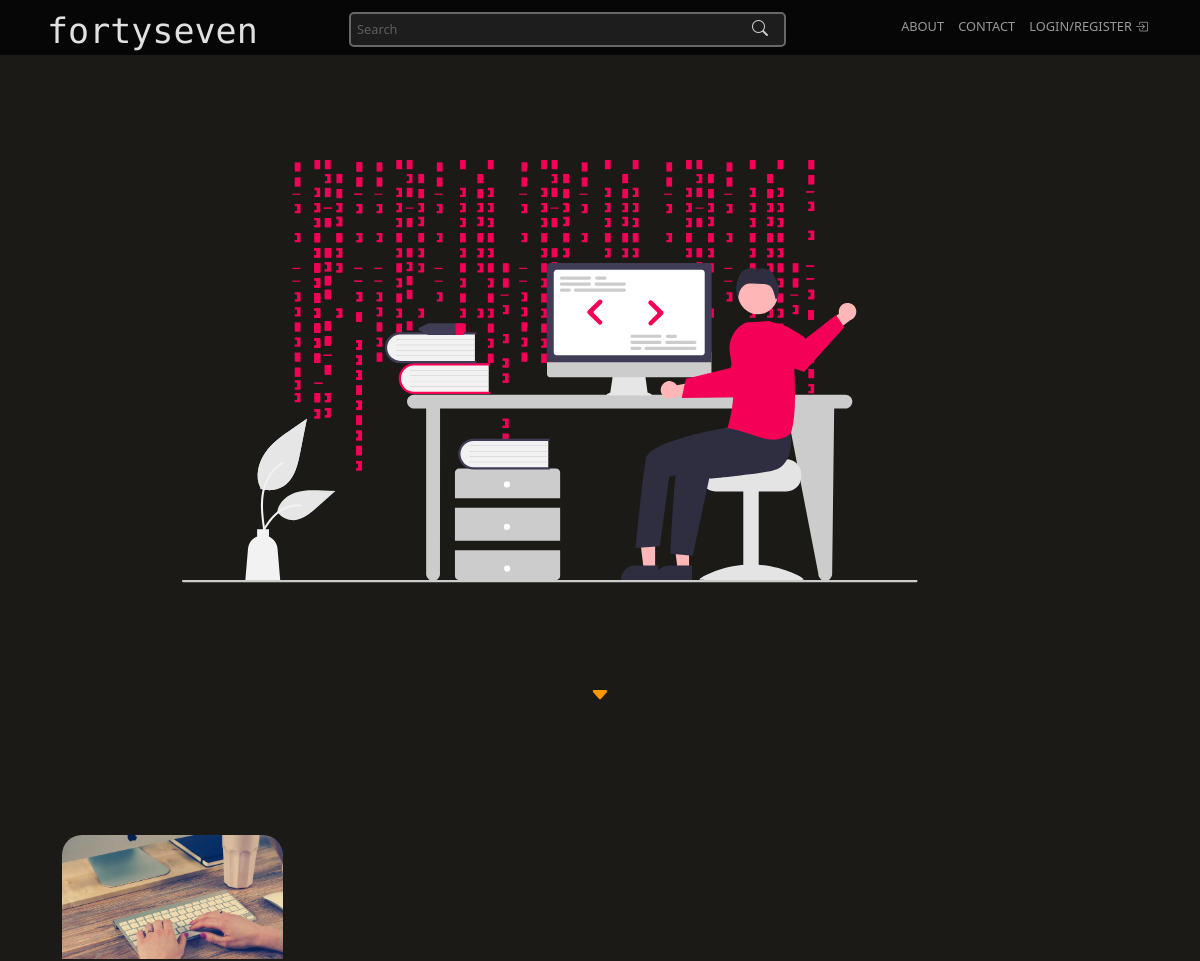
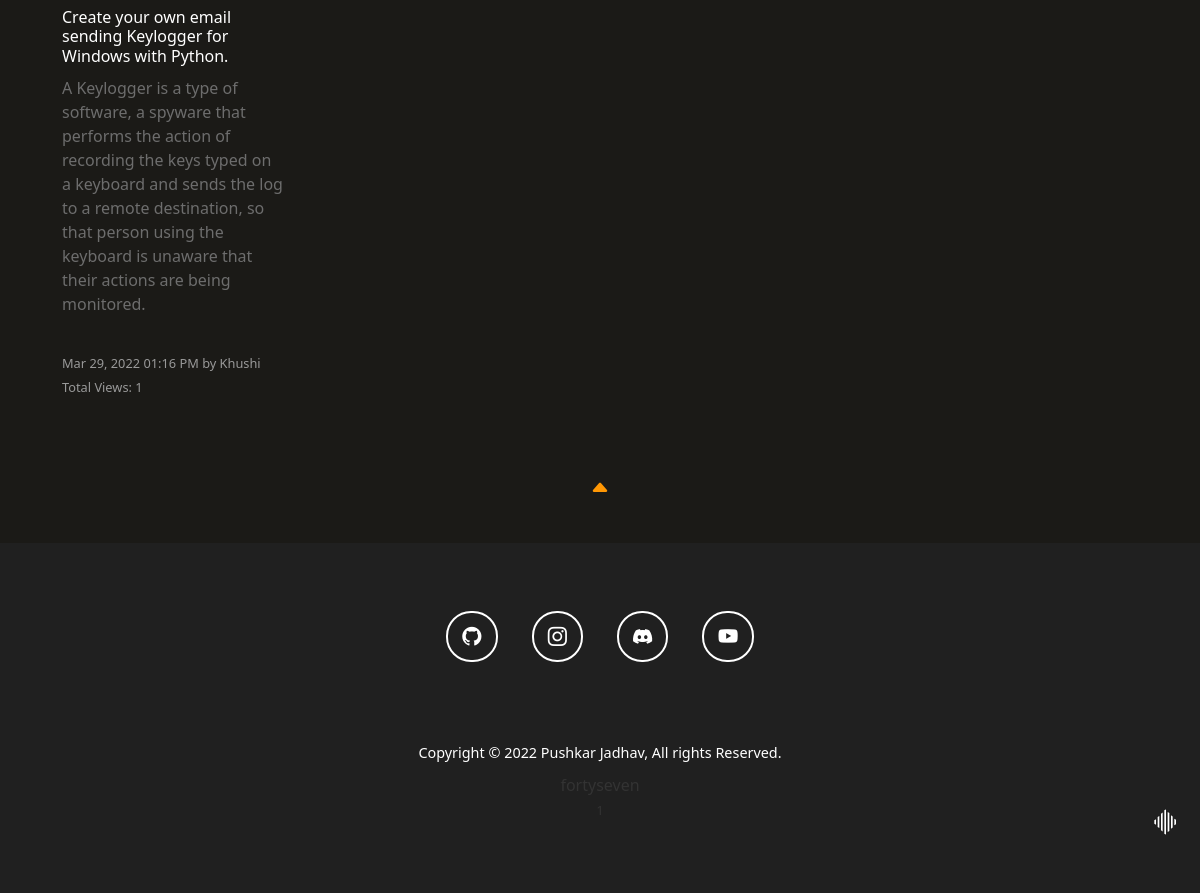
The page / on the database its author committed (2 pictures, top to bottom).
### blogs/models.py (models this page shows, shortened)
class Blog(models.Model):
    title = models.CharField(max_length=1000)
    gist = models.CharField(max_length=1000)
    content = FroalaField()
    slug = models.SlugField(max_length=1000, null=True, blank=True)
    image = models.ImageField(null=True, blank=True, upload_to='blogs')
    user = models.ForeignKey(User, blank=True , null=True , on_delete=models.CASCADE)
    created_at = models.DateTimeField(auto_now_add=True)
    upload_to = models.DateTimeField(auto_now=True)
    is_approved = models.BooleanField(default=False)
    approved_at = models.CharField(max_length=255, null=True, blank=True)
    approved_by = models.CharField(max_length=255, null=True, blank=True)
    views = models.ManyToManyField(ViewsModel, related_name="post_views", blank=True)
    def total_views(self):
        return self.views.count()

### blogs/views.py (the view)
# urls.py: path('', views.Homepage, name='homepage'),
def Homepage(request):
    context = {}
    ip = get_ip(request)
    if not ViewsModel.objects.filter(total_visits = ip).exists():
        ViewsModel.objects.create(total_visits = ip)
    visitor_count = ViewsModel.objects.all().count()
    context['visitorCount'] = visitor_count
    context['blogs'] = Blog.objects.all()
    return render(request, 'homepage.html', context)

### blogs/helpers.py (called while the page is built)
def get_ip(request):
    x_forwarded_for = request.META.get('HTTP_X_FORWARDED_FOR')
    if x_forwarded_for:
        print ("returning FORWARDED_FOR")
        ip = x_forwarded_for.split(',')[-1].strip()
    elif request.META.get('HTTP_X_REAL_IP'):
        print ("returning REAL_IP")
        ip = request.META.get('HTTP_X_REAL_IP')
    else:
        print ("returning REMOTE_ADDR")
        ip = request.META.get('REMOTE_ADDR')
    return ip

### template/homepage.html (shortened to what this page needs)
{% extends 'base.html' %}
{% load static %}
{% block start %}
<div class="lander" id="lander">
  <div>
  </div>
  <div class="container container-head">
    <div class="row header-img-row">
      <div class="col-lg-2"></div>
      <div class="col-lg-8 header-img">
        <img src="{% static 'img/blog-assests/homepage-img.svg' %}" alt="homepage-img">
      </div>
      <div class="col-lg-2"></div>
    </div>
    <div class="row">
      <div class="col-lg-12">
        <div class="bouncer">
          <a class="btn-bounce bounce" href="#blogs-container"><i class="bi bi-caret-down-fill"></i></a>
        </div>
      </div>
    </div>
  </div>
  <div class="container" id="blogs-container">
    <div class="row">
      {% for blog in blogs %}
        {% if blog.is_approved %}
        <div class="col-lg-3 col-md-6 col-10 blog-list">
          <div class="blog-content">
            <a href="{% url 'blogs:blog-detail' blog.slug %}">
              <img src="/media/{{blog.image}}" alt="">
              <h4>{{blog.title}}</h4>
              <p>{{blog.gist|safe}}</p><br>
              <span>{{blog.created_at|date:"M d, Y"}} {{blog.created_at|time:"h:i A"}} by
                {{blog.user.first_name}}</span><br>
              <span>Total Views: {{blog.total_views}}</span>
            </a>
          </div>
        </div>
        {% endif %}
      {% endfor %}
    </div>
  </div>
</div>
{% endblock %}

### static/styles/blog-styles.css (style rules this page uses)
body, html { background-color: #1B1A17 !important; font-family: 'Roboto', sans-serif; }
html { scroll-behavior: smooth !important; }
.container-head { height: 100vh; width: 100%; }
.header-img { top: 20%; left: 20%; display: flex; }
.header-img-row { height: 80vh; }
.header-img img { margin-left: -50px; margin-top: 10em; max-width: 100%; }
.logo-sign { position: absolute; width: 45px; height: 30px; right: 2%; bottom: 3%; margin-left: -27px; margin-top: -15px; transition: all .2s ease; }
.bouncer { text-align: center; z-index: 3; }
.btn-bounce { color: #FF9704; font-size: 20px; margin: 40px; display: inline-block; transition: all ease-in 0.3s; -webkit-transition: all ease-in 0.3s; -moz-transition: all ease-in 0.3s; }
.bounce { -webkit-border-radius: 50%; -moz-border-radius: 50%; -ms-border-radius: 50%; border-radius: 50%; animation: bounce 2s infinite; -webkit-animation: bounce 2s infinite; -moz-animation: bounce 2s infinite; -o-animation: bounce 2s infinite; }
.blog-list { padding: 15px; margin-top: 80px; }
.blog-content { border-radius: 20px; padding: 20px; transition: all 0.3s ease-in-out; }
.blog-content img { width: 100%; max-height: 250px; border-top-left-radius: 20px; border-top-right-radius: 20px; }
.blog-content h4 { font-size: 1em; margin: 10px 0px 10px; text-align: left; color: white; }
.blog-content p { margin: 10px 0px 10px; color: #6d6d6d; }
.blog-content span { font-size: 0.8em; color: #999999; }
.blog-content a { text-decoration: none; }

### rows shown on the page
Blog: image (picture), title "Create your own email sending Keylogger for Windows with Python.", gist "A Keylogger is a type of software, a spyware that performs the action of recording the keys typed on a keyboard and sends the log to a remote destination, so that person using the keyboard is unaware that their actions are being monitored.", created_at "Mar 29, 2022", created_at "01:16 PM", user.first_name "Khushi", total_views "1"
